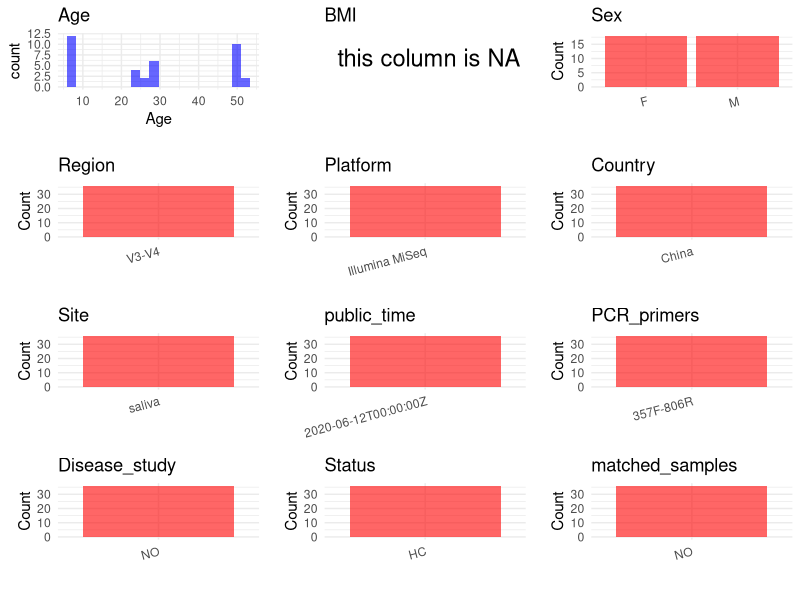

The R source for this figure: (Note: this script raises an error after producing the figure.)
## ---- chunk 1
# Load necessary libraries
library(dplyr)
library(ggplot2)
library(cowplot)

# Set working directory (update this path to your local directory)
setwd("E:/bioproject_YSD/PRJNA639033")

# Read the initial metadata files
initial_meta <- read.csv("SraRunTable.csv", header = T)

# Display the first few rows of the metadata
head(initial_meta)
## ---- chunk 2
# Create a uniform metadata dataframe
metadata <- data.frame(
  BioProject = initial_meta$BioProject,
  Run = initial_meta$Run,
  sample_name = initial_meta$Sample.Name,
  BMI = NA,  
  Region = "V3-V4",
  Platform = initial_meta$Instrument,
  Country = "China",
  Site = "saliva",
  public_time = initial_meta$ReleaseDate,
  stringsAsFactors = FALSE
)

# Set the corresponding Age value for each sample_name value
age_groups <- c("1" = 6, "2" = 28, "3" = 50)
metadata$Age <- age_groups[substr(metadata$sample_name, 4, 4)]
exceptions <- c("C_M22"=24, "C_M23"=29, "C_F21"=23, "C_F22"=29, 
                "C_F23"=26, "P_M22"=24, "P_M23"=29, "P_F21"=23, 
                "P_F22"=29, "P_F23"=26, "C_M33"=51, "P_M33"=51)
metadata$Age[metadata$sample_name %in% names(exceptions)] <-
  exceptions[metadata$sample_name[metadata$sample_name %in%
                                    names(exceptions)]]

# Assign Sex based on sample_name patterns
metadata <- metadata %>%
  mutate(Sex = ifelse(grepl("F", sample_name), "F", 
                     ifelse(grepl("M", sample_name), "M", NA)))
## ---- chunk 3
# Add information obtained from the publication
metadata$PCR_primers <- "357F-806R"
metadata$title <- "The effects of removing dead bacteria by propidium monoazide on the profile of salivary microbiome"
metadata$Disease_study <- "NO"
# Assign disease status based on sample_name patterns
metadata$Status <- "HC"

# Check initial data distribution
cat("Initial sample distribution:\n")
table(metadata$sample_name)
table(metadata$Site)

# Calculate sampling frequency per subject
sample_counts <- table(metadata$sample_name)
cat("\nNumber of samples per subject:\n")
print(sample_counts)

# Create matched_samples column
metadata$matched_samples <- ifelse(metadata$sample_name %in% names(sample_counts[sample_counts >= 2]), "YES", "NO")

cat("\nMatched samples distribution:\n")
table(metadata$matched_samples)

# Identify samples for removal: single samples excluding saliva
single_samples <- names(sample_counts[sample_counts == 1])
samples_to_remove <- metadata$sample_name %in% single_samples & 
                     !(metadata$Site %in% c("saliva"))

cat("\nNumber of samples to be removed:", sum(samples_to_remove), "\n")

# Remove identified samples
metadata_clean <- metadata[!samples_to_remove, ]

cat("\nFinal sample distribution after cleaning:\n")
table(metadata_clean$sample_name)
table(metadata_clean$Site)
table(metadata_clean$matched_samples)

# Use cleaned dataset for subsequent analysis
metadata <- metadata_clean
## ---- chunk 4
# Check the number of unique runs and sample names
print(paste("Number of unique runs:", length(unique(metadata$Run))))
print(paste("Number of unique sample names:", length(unique(metadata$sample_name))))
## ---- chunk 5
# Select columns for visualization
plot_data <- metadata %>%
  select(-BioProject, -Run, -sample_name, -title)

# Function to create simple plots for each column
create_simple_plots <- function(data) {
  plots <- list()
  
  for (col in colnames(data)) {
    # Check if the column is all NA
    if (all(is.na(data[[col]]))) {
      # Create an empty plot with text indicating all NA
      p <- ggplot() +
        annotate("text", x = 0.5, y = 0.5, label = "this column is NA", size = 6) +
        labs(title = col) +
        theme_void()
    } else if (is.numeric(data[[col]])) {
      # Numeric variable: histogram
      p <- ggplot(data, aes(x = .data[[col]])) +
        geom_histogram(fill = "blue", alpha = 0.6, bins = 20, na.rm = TRUE) +
        labs(title = col) +
        theme_minimal()
    } else {
      # Categorical variable: bar plot (remove NA values)
      count_data <- as.data.frame(table(data[[col]], useNA = "ifany"))
      p <- ggplot(count_data, aes(x = reorder(Var1, -Freq), y = Freq)) +
        geom_col(fill = "red", alpha = 0.6) +
        labs(title = col, x = NULL, y = "Count") +
        theme_minimal() +
        theme(axis.text.x = element_text(angle = 15, hjust = 1))
    }
    plots[[col]] <- p
  }
  
  return(plots)
}

# Generate and arrange plots
plots <- create_simple_plots(plot_data)
p<-plot_grid(plots$Age, 
          plots$BMI, 
          plots$Sex, 
          plots$Region, 
          plots$Platform, 
          plots$Country, 
          plots$Site,
          plots$public_time, 
          plots$PCR_primers,
          plots$Disease_study,
          plots$Status,
          plots$matched_samples,# add 
          ncol = 3, align = "hv", axis = "lb")
ggsave("Metadata_Summary.png", plot = p, width = 8, height = 6, dpi = 150)
## ---- chunk 6
knitr::include_graphics("Metadata_Summary.png")
## ---- chunk 7
# Reorder columns to match the desired format
metadata <- metadata[, c(
  "BioProject", "Run", "sample_name", "Age", "BMI", "Sex", 
  "Region", "Platform", "Country", "Site", "public_time", 
  "PCR_primers", "title", "Disease_study", "Status", "matched_samples"
)]

# Export the uniform metadata to a CSV file
write.csv(metadata, file = "metadata.csv", quote = FALSE)
head(metadata)
